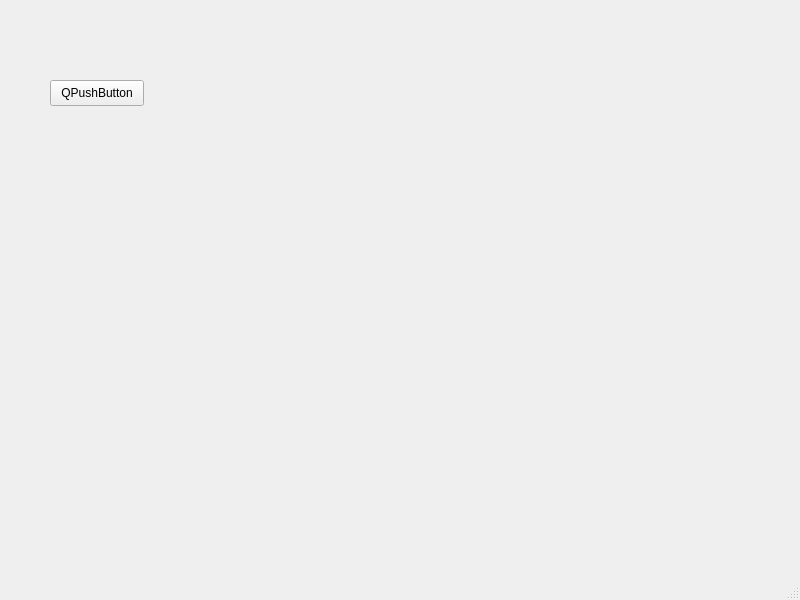
<?xml version="1.0" encoding="UTF-8"?>
<ui version="4.0">
 <class>MainWindow</class>
 <widget class="QMainWindow" name="MainWindow">
  <property name="geometry">
   <rect>
    <x>0</x>
    <y>0</y>
    <width>800</width>
    <height>600</height>
   </rect>
  </property>
  <property name="windowTitle">
   <string>MainWindow</string>
  </property>
  <widget class="QWidget" name="centralwidget">
   <widget class="QPushButton" name="pushButton">
    <property name="geometry">
     <rect>
      <x>50</x>
      <y>80</y>
      <width>94</width>
      <height>26</height>
     </rect>
    </property>
    <property name="text">
     <string>QPushButton</string>
    </property>
   </widget>
  </widget>
  <widget class="QMenuBar" name="menubar">
   <property name="geometry">
    <rect>
     <x>0</x>
     <y>0</y>
     <width>800</width>
     <height>23</height>
    </rect>
   </property>
  </widget>
  <widget class="QStatusBar" name="statusbar"/>
 </widget>
 <resources/>
 <connections/>
</ui>
